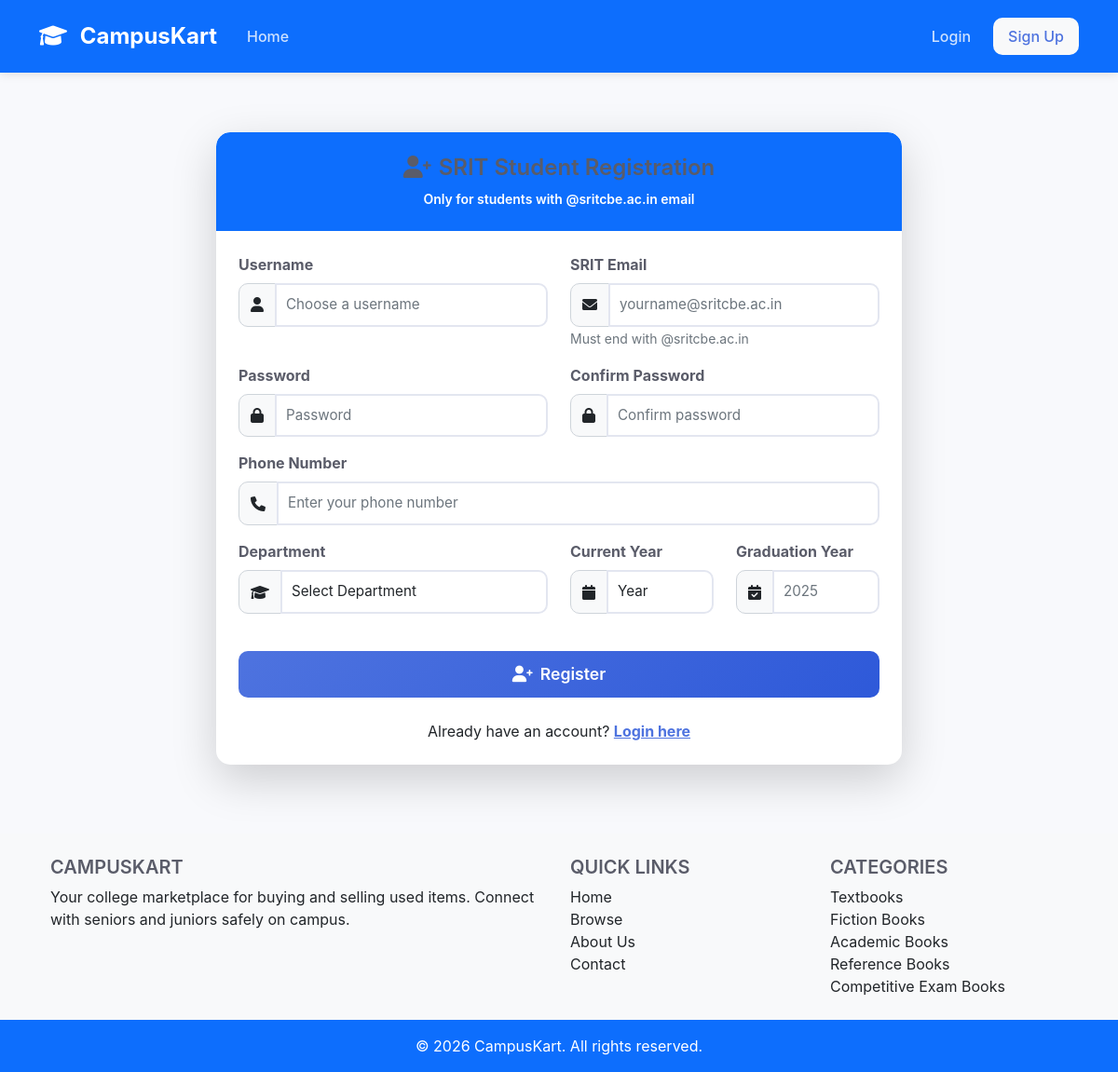
Screenshot of /register/ with the database file from the repository.
### myapp/models.py (models this page shows, shortened)
class Category(models.Model):
    name = models.CharField(max_length=100)
    slug = models.SlugField(unique=True)
    icon = models.CharField(max_length=50, blank=True)
    class Meta:
        verbose_name_plural = "Categories"

### myapp/views.py (the view)
# urls.py: path('register/', views.register, name='register'),
def register(request):
    if request.method == 'POST':
        form = UserRegistrationForm(request.POST)
        if form.is_valid():
            user = form.save()
            login(request, user)
            messages.success(request, '✅ Registration successful! Welcome to CampusKart.')
            return redirect('dashboard')
        else:
            for field, errors in form.errors.items():
                for error in errors:
                    messages.error(request, f'{field}: {error}')
    else:
        form = UserRegistrationForm()
    return render(request, 'register.html', {'form': form})

### myapp/context_processors.py (called while the page is built)
def categories_processor(request):
    return {
        'all_categories': Category.objects.all()
    }

### myapp/templates/register.html (shortened to what this page needs)
{% extends 'base.html' %}
{% block content %}
<div class="container">
    <div class="row justify-content-center">
        <div class="col-md-8">
            <div class="card shadow-lg border-0 rounded-lg mt-4">
                <div class="card-header bg-primary text-white text-center py-4">
                    <h4 class="mb-0"><i class="fas fa-user-plus me-2"></i>SRIT Student Registration</h4>
                    <p class="small mb-0 mt-2">Only for students with @sritcbe.ac.in email</p>
                </div>
                <div class="card-body p-4">
                    <form method="post">
                        <div class="row">
                            <div class="col-md-6 mb-3">
                                <label for="username" class="form-label fw-bold">Username</label>
                                <div class="input-group">
                                    <span class="input-group-text bg-light"><i class="fas fa-user"></i></span>
                                    <input type="text" name="username" class="form-control" id="username"
                                           placeholder="Choose a username" value="{{ form.username.value|default:'' }}" required>
                                </div>
                            </div>
                            <div class="col-md-6 mb-3">
                                <label for="email" class="form-label fw-bold">SRIT Email</label>
                                <div class="input-group">
                                    <span class="input-group-text bg-light"><i class="fas fa-envelope"></i></span>
                                    <input type="email" name="email" class="form-control" id="email"
                                           placeholder="yourname@sritcbe.ac.in" value="{{ form.email.value|default:'' }}" required>
                                </div>
                                {% if form.email.errors %}
                                    <small class="text-danger">{{ form.email.errors.0 }}</small>
                                {% else %}
                                    <small class="text-muted">Must end with @sritcbe.ac.in</small>
                                {% endif %}
                            </div>
                        </div>
                        <div class="row">
                            <div class="col-md-6 mb-3">
                                <label for="password1" class="form-label fw-bold">Password</label>
                                <div class="input-group">
                                    <span class="input-group-text bg-light"><i class="fas fa-lock"></i></span>
                                    <input type="password" name="password1" class="form-control" id="password1"
                                           placeholder="Password" required>
                                </div>
                            </div>
                            <div class="col-md-6 mb-3">
                                <label for="password2" class="form-label fw-bold">Confirm Password</label>
                                <div class="input-group">
                                    <span class="input-group-text bg-light"><i class="fas fa-lock"></i></span>
                                    <input type="password" name="password2" class="form-control" id="password2"
                                           placeholder="Confirm password" required>
                                </div>
                            </div>
                        </div>
                        <div class="mb-3">
                            <label for="phone_number" class="form-label fw-bold">Phone Number</label>
                            <div class="input-group">
                                <span class="input-group-text bg-light"><i class="fas fa-phone"></i></span>
                                <input type="text" name="phone_number" class="form-control" id="phone_number"
                                       placeholder="Enter your phone number" value="{{ form.phone_number.value|default:'' }}" required>
                            </div>
                        </div>
                        <div class="row">
                            <div class="col-md-6 mb-3">
                                <label for="department" class="form-label fw-bold">Department</label>
                                <div class="input-group">
                                    <span class="input-group-text bg-light"><i class="fas fa-graduation-cap"></i></span>
                                    <select name="department" class="form-control" id="department" required>
                                        <option value="">Select Department</option>
                                    </select>
                                </div>
                            </div>
                            <div class="col-md-3 mb-3">
                                <label for="current_year" class="form-label fw-bold">Current Year</label>
                                <div class="input-group">
                                    <span class="input-group-text bg-light"><i class="fas fa-calendar"></i></span>
                                    <select name="current_year" class="form-control" id="current_year" required>
                                        <option value="">Year</option>
                                    </select>
                                </div>
                            </div>
                            <div class="col-md-3 mb-3">
                                <label for="graduation_year" class="form-label fw-bold">Graduation Year</label>
                                <div class="input-group">
                                    <span class="input-group-text bg-light"><i class="fas fa-calendar-check"></i></span>
                                    <input type="number" name="graduation_year" class="form-control" id="graduation_year"
                                           placeholder="2025" min="2020" max="2030" value="{{ form.graduation_year.value|default:'' }}" required>
                                </div>
                            </div>
                        </div>
                        <div class="d-grid gap-2 mt-4">
                            <button type="submit" class="btn btn-primary btn-lg">
                                <i class="fas fa-user-plus me-2"></i>Register
                            </button>
                        </div>
                    </form>
                    <div class="mt-4 text-center">
                        <p class="mb-0">Already have an account?
                            <a href="{% url 'login' %}" class="text-primary fw-bold">Login here</a>
                        </p>
                    </div>
                </div>
            </div>
        </div>
    </div>
</div>
{% endblock %}

### myapp/templates/base.html (shortened to what this page needs)
<!DOCTYPE html>
<html lang="en">
<head>
    <link href="https://cdn.jsdelivr.net/npm/bootstrap@5.1.3/dist/css/bootstrap.min.css" rel="stylesheet">
    <link rel="stylesheet" href="https://cdnjs.cloudflare.com/ajax/libs/font-awesome/6.0.0/css/all.min.css">
    {% load static %}
    <link rel="stylesheet" href="{% static 'css/style.css' %}">
</head>
<body>
    <nav class="navbar navbar-expand-lg navbar-dark bg-primary">
        <div class="container">
            <a class="navbar-brand" href="{% url 'index' %}">
                <i class="fas fa-graduation-cap"></i> CampusKart
            </a>
            <div class="collapse navbar-collapse" id="navbarNav">
                <ul class="navbar-nav me-auto">
                    <li class="nav-item">
                        <a class="nav-link" href="{% url 'index' %}">Home</a>
                    </li>
                </ul>
                <ul class="navbar-nav">
                    {% if user.is_authenticated %}
                        <li class="nav-item dropdown">
                            <a class="nav-link dropdown-toggle" href="#" id="navbarDropdown" role="button" data-bs-toggle="dropdown">
                                <i class="fas fa-user"></i> {{ user.username }}
                            </a>
                            <ul class="dropdown-menu dropdown-menu-end">
                                <li><a class="dropdown-item" href="{% url 'dashboard' %}">
                                    <i class="fas fa-tachometer-alt"></i> Dashboard
                                </a></li>
                                <li><a class="dropdown-item" href="{% url 'profile' %}">
                                    <i class="fas fa-user-circle"></i> Profile
                                </a></li>
                                <li><a class="dropdown-item" href="{% url 'my_products' %}">
                                    <i class="fas fa-box"></i> My Products
                                </a></li>
                                <li><a class="dropdown-item" href="{% url 'manage_requests' %}">
                                    <i class="fas fa-bell"></i> Requests
                                </a></li>
                                <li><hr class="dropdown-divider"></li>
                                <li><a class="dropdown-item text-danger" href="{% url 'logout' %}">
                                    <i class="fas fa-sign-out-alt"></i> Logout
                                </a></li>
                            </ul>
                        </li>
                    {% else %}
                        <li class="nav-item">
                            <a class="nav-link" href="{% url 'login' %}">Login</a>
                        </li>
                        <li class="nav-item">
                            <a class="nav-link btn btn-light text-primary ms-2" href="{% url 'register' %}">Sign Up</a>
                        </li>
                    {% endif %}
                </ul>
            </div>
        </div>
    </nav>
    <main class="py-4">
        {% block content %}{% endblock %}
    </main>
    <footer class="bg-light text-center text-lg-start mt-5">
        <div class="container p-4">
            <div class="row">
                <div class="col-lg-6 col-md-12 mb-4 mb-md-0">
                    <h5 class="text-uppercase">CampusKart</h5>
                    <p>
                        Your college marketplace for buying and selling used items.
                        Connect with seniors and juniors safely on campus.
                    </p>
                </div>
                <div class="col-lg-3 col-md-6 mb-4 mb-md-0">
                    <h5 class="text-uppercase">Quick Links</h5>
                    <ul class="list-unstyled mb-0">
                        <li><a href="{% url 'index' %}" class="text-dark">Home</a></li>
                        <li><a href="{% url 'product_list' %}" class="text-dark">Browse</a></li>
                        <li><a href="#" class="text-dark">About Us</a></li>
                        <li><a href="#" class="text-dark">Contact</a></li>
                    </ul>
                </div>
                <div class="col-lg-3 col-md-6 mb-4 mb-md-0">
                    <h5 class="text-uppercase">Categories</h5>
                    <ul class="list-unstyled mb-0">
                        {% for category in all_categories|slice:":5" %}
                            <li><a href="{% url 'product_list' %}?category={{ category.id }}" class="text-dark">{{ category.name }}</a></li>
                        {% endfor %}
                    </ul>
                </div>
            </div>
        </div>
        <div class="text-center p-3 bg-primary text-white">
            © 2026 CampusKart. All rights reserved.
        </div>
    </footer>
</body>
</html>

### static/css/style.css (style rules this page uses)
:root { --primary-color: #4e73df; --primary-dark: #2e59d9; --secondary-color: #858796; --success-color: #1cc88a; --info-color: #36b9cc; --warning-color: #f6c23e; --danger-color: #e74a3b; --light-color: #f8f9fc; --dark-color: #5a5c69; }
body { font-family: 'Nunito', -apple-system, BlinkMacSystemFont, 'Segoe UI', Roboto, 'Helvetica Neue', Arial, sans-serif; background-color: #f8f9fc; min-height: 100vh; display: flex; flex-direction: column; }
main { flex: 1; }
h1, h2, h3, h4, h5, h6 { font-weight: 600; color: var(--dark-color); }
.text-primary { color: var(--primary-color) !important; }
.navbar { box-shadow: 0 2px 10px rgba(0,0,0,.1); padding: 1rem 0; }
.navbar-brand { font-weight: 700; font-size: 1.5rem; }
.navbar-brand i { margin-right: 8px; }
.navbar-dark .navbar-nav .nav-link { color: rgba(255,255,255,.8); font-weight: 500; padding: 0.5rem 1rem !important; transition: all 0.3s; }
.card { border: none; border-radius: 15px; box-shadow: 0 2px 10px rgba(0,0,0,.05); transition: all 0.3s ease; overflow: hidden; }
.card-header { background: white; border-bottom: 2px solid var(--light-color); font-weight: 600; padding: 1.2rem 1.5rem; }
.card-header:first-child { border-radius: 15px 15px 0 0; }
.card-body { padding: 1.5rem; }
.btn { font-weight: 600; padding: 0.6rem 1.5rem; border-radius: 10px; transition: all 0.3s; border: none; }
.btn-primary { background: linear-gradient(135deg, var(--primary-color), var(--primary-dark)); color: white; }
.btn-lg { padding: 0.8rem 2rem; font-size: 1.1rem; }
.form-control, .form-select { border: 2px solid #e3e6f0; border-radius: 10px; padding: 0.7rem 1rem; font-size: 0.95rem; transition: all 0.3s; }
.form-label { font-weight: 600; color: var(--dark-color); margin-bottom: 0.5rem; }
footer { background: white; border-top: 2px solid var(--light-color); margin-top: auto; }
footer a { text-decoration: none; transition: all 0.3s; }
.fade-in { animation: fadeIn 0.5s; }

### myapp/templates/register.html (style rules this page uses)
.card { border-radius: 15px; overflow: hidden; }
.card-header { border-bottom: none; }
.input-group-text { border-radius: 10px 0 0 10px; }
.form-control, .form-select { border-radius: 0 10px 10px 0; padding: 10px; }
.btn-primary { padding: 12px; border-radius: 10px; font-weight: 600; transition: all 0.3s; }

### rows the page displays
Category: name "Textbooks"
Category: name "Fiction Books"
Category: name "Academic Books"
Category: name "Reference Books"
Category: name "Competitive Exam Books"
